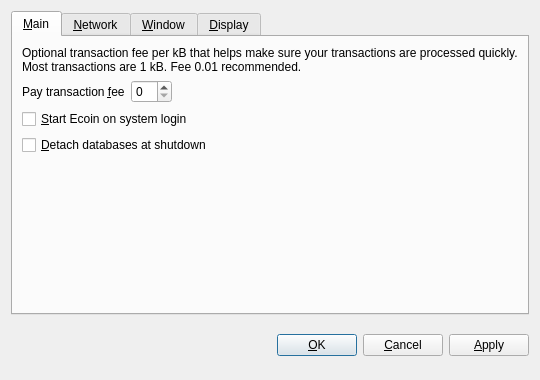
<?xml version="1.0" encoding="UTF-8"?>
<ui version="4.0">
 <class>OptionsDialog</class>
 <widget class="QDialog" name="OptionsDialog">
  <property name="geometry">
   <rect>
    <x>0</x>
    <y>0</y>
    <width>540</width>
    <height>380</height>
   </rect>
  </property>
  <property name="windowTitle">
   <string>Options</string>
  </property>
  <property name="modal">
   <bool>true</bool>
  </property>
  <layout class="QVBoxLayout" name="verticalLayout">
   <item>
    <widget class="QTabWidget" name="tabWidget">
     <property name="tabPosition">
      <enum>QTabWidget::North</enum>
     </property>
     <property name="currentIndex">
      <number>0</number>
     </property>
     <widget class="QWidget" name="tabMain">
      <attribute name="title">
       <string>&amp;Main</string>
      </attribute>
      <layout class="QVBoxLayout" name="verticalLayout_Main">
       <item>
        <widget class="QLabel" name="transactionFeeInfoLabel">
         <property name="text">
          <string>Optional transaction fee per kB that helps make sure your transactions are processed quickly. Most transactions are 1 kB. Fee 0.01 recommended.</string>
         </property>
         <property name="textFormat">
          <enum>Qt::PlainText</enum>
         </property>
         <property name="wordWrap">
          <bool>true</bool>
         </property>
        </widget>
       </item>
       <item>
        <layout class="QHBoxLayout" name="horizontalLayout_Main">
         <item>
          <widget class="QLabel" name="transactionFeeLabel">
           <property name="text">
            <string>Pay transaction &amp;fee</string>
           </property>
           <property name="textFormat">
            <enum>Qt::PlainText</enum>
           </property>
           <property name="buddy">
            <cstring>transactionFee</cstring>
           </property>
          </widget>
         </item>
         <item>
          <widget class="BitcoinAmountField" name="transactionFee"/>
         </item>
         <item>
          <spacer name="horizontalSpacer_Main">
           <property name="orientation">
            <enum>Qt::Horizontal</enum>
           </property>
           <property name="sizeHint" stdset="0">
            <size>
             <width>40</width>
             <height>20</height>
            </size>
           </property>
          </spacer>
         </item>
        </layout>
       </item>
       <item>
        <widget class="QCheckBox" name="bitcoinAtStartup">
         <property name="toolTip">
          <string>Automatically start Ecoin after logging in to the system.</string>
         </property>
         <property name="text">
          <string>&amp;Start Ecoin on system login</string>
         </property>
        </widget>
       </item>
       <item>
        <widget class="QCheckBox" name="detachDatabases">
         <property name="toolTip">
          <string>Detach block and address databases at shutdown. This means they can be moved to another data directory, but it slows down shutdown. The wallet is always detached.</string>
         </property>
         <property name="text">
          <string>&amp;Detach databases at shutdown</string>
         </property>
        </widget>
       </item>
       <item>
        <spacer name="verticalSpacer_Main">
         <property name="orientation">
          <enum>Qt::Vertical</enum>
         </property>
         <property name="sizeHint" stdset="0">
          <size>
           <width>20</width>
           <height>40</height>
          </size>
         </property>
        </spacer>
       </item>
      </layout>
     </widget>
     <widget class="QWidget" name="tabNetwork">
      <attribute name="title">
       <string>&amp;Network</string>
      </attribute>
      <layout class="QVBoxLayout" name="verticalLayout_Network">
       <item>
        <widget class="QCheckBox" name="mapPortUpnp">
         <property name="toolTip">
          <string>Automatically open the Ecoin client port on the router. This only works when your router supports UPnP and it is enabled.</string>
         </property>
         <property name="text">
          <string>Map port using &amp;UPnP</string>
         </property>
        </widget>
       </item>
       <item>
        <widget class="QCheckBox" name="connectSocks">
         <property name="toolTip">
          <string>Connect to the Ecoin network through a SOCKS proxy (e.g. when connecting through Tor).</string>
         </property>
         <property name="text">
          <string>&amp;Connect through SOCKS proxy:</string>
         </property>
        </widget>
       </item>
       <item>
        <layout class="QHBoxLayout" name="horizontalLayout_Network">
         <item>
          <widget class="QLabel" name="proxyIpLabel">
           <property name="text">
            <string>Proxy &amp;IP:</string>
           </property>
           <property name="textFormat">
            <enum>Qt::PlainText</enum>
           </property>
           <property name="buddy">
            <cstring>proxyIp</cstring>
           </property>
          </widget>
         </item>
         <item>
          <widget class="QValidatedLineEdit" name="proxyIp">
           <property name="maximumSize">
            <size>
             <width>140</width>
             <height>16777215</height>
            </size>
           </property>
           <property name="toolTip">
            <string>IP address of the proxy (e.g. 127.0.0.1)</string>
           </property>
          </widget>
         </item>
         <item>
          <widget class="QLabel" name="proxyPortLabel">
           <property name="text">
            <string>&amp;Port:</string>
           </property>
           <property name="textFormat">
            <enum>Qt::PlainText</enum>
           </property>
           <property name="buddy">
            <cstring>proxyPort</cstring>
           </property>
          </widget>
         </item>
         <item>
          <widget class="QLineEdit" name="proxyPort">
           <property name="maximumSize">
            <size>
             <width>55</width>
             <height>16777215</height>
            </size>
           </property>
           <property name="toolTip">
            <string>Port of the proxy (e.g. 9050)</string>
           </property>
          </widget>
         </item>
         <item>
          <widget class="QLabel" name="socksVersionLabel">
           <property name="text">
            <string>SOCKS &amp;Version:</string>
           </property>
           <property name="textFormat">
            <enum>Qt::PlainText</enum>
           </property>
           <property name="buddy">
            <cstring>socksVersion</cstring>
           </property>
          </widget>
         </item>
         <item>
          <widget class="QValueComboBox" name="socksVersion">
           <property name="toolTip">
            <string>SOCKS version of the proxy (e.g. 5)</string>
           </property>
          </widget>
         </item>
         <item>
          <spacer name="horizontalSpacer_Network">
           <property name="orientation">
            <enum>Qt::Horizontal</enum>
           </property>
           <property name="sizeHint" stdset="0">
            <size>
             <width>40</width>
             <height>20</height>
            </size>
           </property>
          </spacer>
         </item>
        </layout>
       </item>
       <item>
        <spacer name="verticalSpacer_Network">
         <property name="orientation">
          <enum>Qt::Vertical</enum>
         </property>
         <property name="sizeHint" stdset="0">
          <size>
           <width>20</width>
           <height>40</height>
          </size>
         </property>
        </spacer>
       </item>
      </layout>
     </widget>
     <widget class="QWidget" name="tabWindow">
      <attribute name="title">
       <string>&amp;Window</string>
      </attribute>
      <layout class="QVBoxLayout" name="verticalLayout_Window">
       <item>
        <widget class="QCheckBox" name="minimizeToTray">
         <property name="toolTip">
          <string>Show only a tray icon after minimizing the window.</string>
         </property>
         <property name="text">
          <string>&amp;Minimize to the tray instead of the taskbar</string>
         </property>
        </widget>
       </item>
       <item>
        <widget class="QCheckBox" name="minimizeOnClose">
         <property name="toolTip">
          <string>Minimize instead of exit the application when the window is closed. When this option is enabled, the application will be closed only after selecting Quit in the menu.</string>
         </property>
         <property name="text">
          <string>M&amp;inimize on close</string>
         </property>
        </widget>
       </item>
       <item>
        <spacer name="verticalSpacer_Window">
         <property name="orientation">
          <enum>Qt::Vertical</enum>
         </property>
         <property name="sizeHint" stdset="0">
          <size>
           <width>20</width>
           <height>40</height>
          </size>
         </property>
        </spacer>
       </item>
      </layout>
     </widget>
     <widget class="QWidget" name="tabDisplay">
      <attribute name="title">
       <string>&amp;Display</string>
      </attribute>
      <layout class="QVBoxLayout" name="verticalLayout_Display">
       <item>
        <layout class="QHBoxLayout" name="horizontalLayout_1_Display">
         <item>
          <widget class="QLabel" name="langLabel">
           <property name="text">
            <string>User Interface &amp;language:</string>
           </property>
           <property name="textFormat">
            <enum>Qt::PlainText</enum>
           </property>
           <property name="buddy">
            <cstring>lang</cstring>
           </property>
          </widget>
         </item>
         <item>
          <widget class="QValueComboBox" name="lang">
           <property name="toolTip">
            <string>The user interface language can be set here. This setting will take effect after restarting Ecoin.</string>
           </property>
          </widget>
         </item>
        </layout>
       </item>
       <item>
        <layout class="QHBoxLayout" name="horizontalLayout_2_Display">
         <item>
          <widget class="QLabel" name="unitLabel">
           <property name="text">
            <string>&amp;Unit to show amounts in:</string>
           </property>
           <property name="textFormat">
            <enum>Qt::PlainText</enum>
           </property>
           <property name="buddy">
            <cstring>unit</cstring>
           </property>
          </widget>
         </item>
         <item>
          <widget class="QValueComboBox" name="unit">
           <property name="toolTip">
            <string>Choose the default subdivision unit to show in the interface and when sending coins.</string>
           </property>
          </widget>
         </item>
        </layout>
       </item>
       <item>
        <widget class="QCheckBox" name="displayAddresses">
         <property name="toolTip">
          <string>Whether to show Ecoin addresses in the transaction list or not.</string>
         </property>
         <property name="text">
          <string>&amp;Display addresses in transaction list</string>
         </property>
        </widget>
       </item>
       <item>
        <widget class="QCheckBox" name="coinControlFeatures">
         <property name="toolTip">
          <string>Whether to show coin control features or not.</string>
         </property>
         <property name="text">
          <string>Display coin &amp;control features (experts only!)</string>
         </property>
        </widget>
       </item>
       <item>
        <spacer name="verticalSpacer_Display">
         <property name="orientation">
          <enum>Qt::Vertical</enum>
         </property>
         <property name="sizeHint" stdset="0">
          <size>
           <width>20</width>
           <height>40</height>
          </size>
         </property>
        </spacer>
       </item>
      </layout>
     </widget>
    </widget>
   </item>
   <item>
    <layout class="QHBoxLayout" name="horizontalLayout_Buttons">
     <item>
      <spacer name="horizontalSpacer_1">
       <property name="orientation">
        <enum>Qt::Horizontal</enum>
       </property>
       <property name="sizeHint" stdset="0">
        <size>
         <width>40</width>
         <height>48</height>
        </size>
       </property>
      </spacer>
     </item>
     <item>
      <widget class="QLabel" name="statusLabel">
       <property name="font">
        <font>
         <weight>75</weight>
         <bold>true</bold>
        </font>
       </property>
       <property name="text">
        <string/>
       </property>
       <property name="textFormat">
        <enum>Qt::PlainText</enum>
       </property>
       <property name="wordWrap">
        <bool>true</bool>
       </property>
      </widget>
     </item>
     <item>
      <spacer name="horizontalSpacer_2">
       <property name="orientation">
        <enum>Qt::Horizontal</enum>
       </property>
       <property name="sizeHint" stdset="0">
        <size>
         <width>40</width>
         <height>48</height>
        </size>
       </property>
      </spacer>
     </item>
     <item>
      <widget class="QPushButton" name="okButton">
       <property name="text">
        <string>&amp;OK</string>
       </property>
      </widget>
     </item>
     <item>
      <widget class="QPushButton" name="cancelButton">
       <property name="text">
        <string>&amp;Cancel</string>
       </property>
       <property name="autoDefault">
        <bool>false</bool>
       </property>
      </widget>
     </item>
     <item>
      <widget class="QPushButton" name="applyButton">
       <property name="text">
        <string>&amp;Apply</string>
       </property>
       <property name="autoDefault">
        <bool>false</bool>
       </property>
      </widget>
     </item>
    </layout>
   </item>
  </layout>
 </widget>
 <customwidgets>
  <customwidget>
   <class>BitcoinAmountField</class>
   <extends>QSpinBox</extends>
   <header>bitcoinamountfield.h</header>
  </customwidget>
  <customwidget>
   <class>QValueComboBox</class>
   <extends>QComboBox</extends>
   <header>qvaluecombobox.h</header>
  </customwidget>
  <customwidget>
   <class>QValidatedLineEdit</class>
   <extends>QLineEdit</extends>
   <header>qvalidatedlineedit.h</header>
  </customwidget>
 </customwidgets>
 <resources/>
 <connections/>
</ui>
